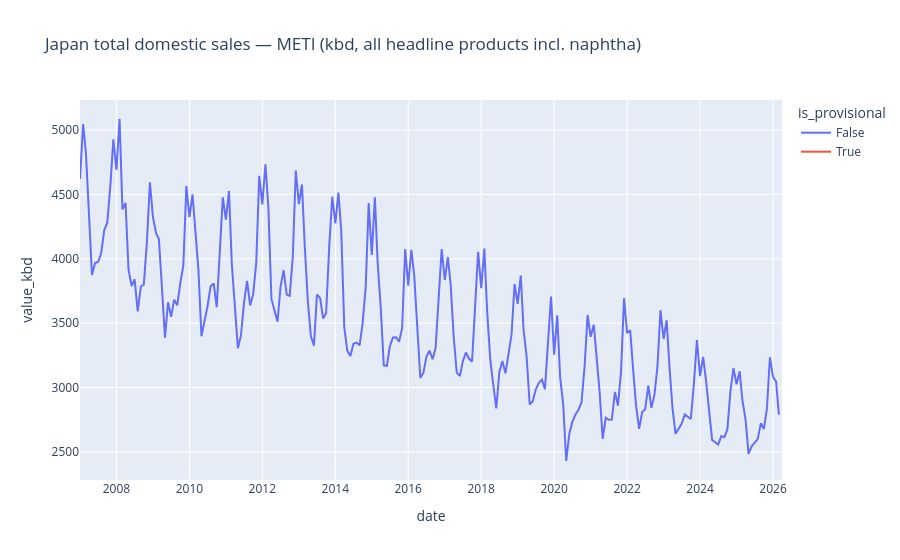

Source (notebook cell):
### Markdown cell above
## 2. Headline total (incl. naphtha)

### Code cell
total = (
    headline.groupby(["date", "is_provisional"], as_index=False)["value_kbd"]
    .sum()
    .sort_values("date")
)
fig = px.line(
    total,
    x="date",
    y="value_kbd",
    color="is_provisional",
    title="Japan total domestic sales — METI (kbd, all headline products incl. naphtha)",
)
fig.show()

### Figure 1 — Plotly figure (JSON) as saved in the notebook; plotly's stock layout.template omitted (floating-point values rounded to 4 significant figures; data arrays with more than 128 entries replaced by an {"elided": "..."} marker saying what was removed)
{"data": [{"hovertemplate": "is_provisional=False<br>date=%{x}<br>value_kbd=%{y}<extra></extra>", "legendgroup": "False", "line": {"color": "#636efa", "dash": "solid"}, "marker": {"symbol": "circle"}, "mode": "lines", "name": "False", "orientation": "v", "showlegend": true, "type": "scatter", "x": {"elided": "231 str values"}, "xaxis": "x", "y": {"elided": "231 float values"}, "yaxis": "y"}, {"hovertemplate": "is_provisional=True<br>date=%{x}<br>value_kbd=%{y}<extra></extra>", "legendgroup": "True", "line": {"color": "#EF553B", "dash": "solid"}, "marker": {"symbol": "circle"}, "mode": "lines", "name": "True", "orientation": "v", "showlegend": true, "type": "scatter", "x": ["2026-04-01T00:00:00.000000"], "xaxis": "x", "y": [2584.0], "yaxis": "y"}], "layout": {"legend": {"title": {"text": "is_provisional"}, "tracegroupgap": 0}, "title": {"text": "Japan total domestic sales — METI (kbd, all headline products incl. naphtha)"}, "xaxis": {"anchor": "y", "domain": [0, 1], "title": {"text": "date"}}, "yaxis": {"anchor": "x", "domain": [0, 1], "title": {"text": "value_kbd"}}}}
